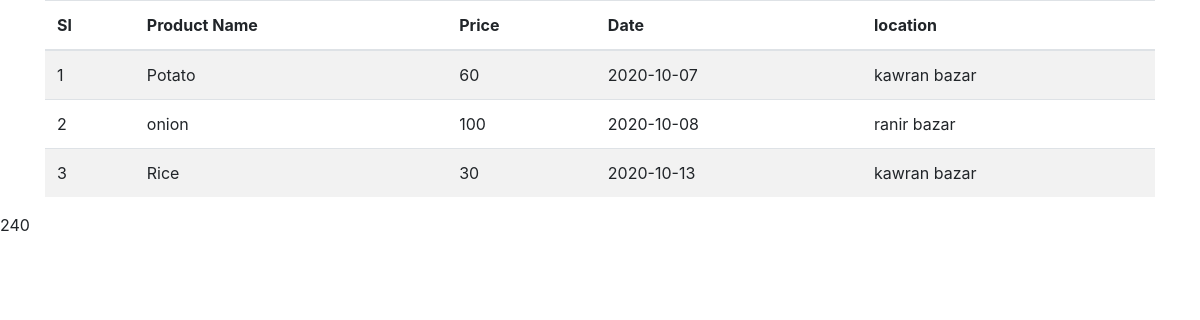
The page /in/index.php on the database its author committed.
### tables this page shows
CREATE TABLE `bazar` (
  `id` int(10) NOT NULL,
  `date` date NOT NULL,
  `product` varchar(100) NOT NULL,
  `price` float NOT NULL,
  `location` varchar(100) NOT NULL
);

### in/index.php (the view, shortened to what this page needs)
<?php
	include_once('inc/connection.php');
	$data = $conn->query("select * from bazar where location in('kawran bazar','ranir bazar')");
?>
<!DOCTYPE html>
<html>
<head>
	<link rel="stylesheet" href="https://stackpath.bootstrapcdn.com/bootstrap/4.5.2/css/bootstrap.min.css">
	<link rel="stylesheet" href="">
</head>
<body>
	<div class="container">
		<table class="table table-striped">
			<thead>
				<tr>
					<th>Sl</th>
					<th>Product Name</th>
					<th>Price</th>
					<th>Date</th>
					<th>location</th>
				</tr>
			</thead>
			<tbody>
				<?php
					$i =1;
					while($dt = $data->fetch_assoc()){
				?>
				<tr>
					<td><?php echo $i++; ?></td>
					<td><?php echo $dt['product']?></td>
					<td><?php echo $dt['price']?></td>
					<td><?php echo $dt['date']?></td>
					<td><?php echo $dt['location']?></td>
				</tr>
				<?php }?>
			</tbody>
		</table>
	</div>
	<?php
		$max_price = $conn->query('select sum(price) as maximum from bazar');
		while($max = $max_price->fetch_assoc()){
			echo $max['maximum'];
		}
	?>
</body>
</html>

### rows shown on the page
bazar: product "Potato", price "60", date "2020-10-07", location "kawran bazar"
bazar: product "onion", price "100", date "2020-10-08", location "ranir bazar"
bazar: product "Rice", price "30", date "2020-10-13", location "kawran bazar"

### other values the page prints
$max['maximum'] "240"
